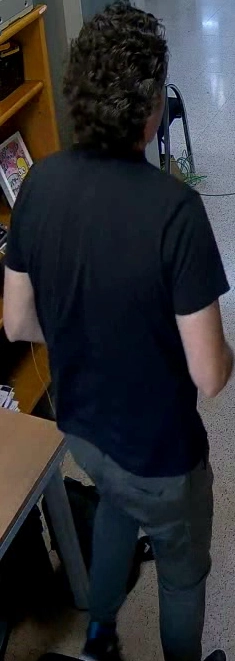
#> input picture data/crops/seq_000/camera_1/100007_000813.webp, 235 x 661 px, given in place of input.mp4, which was not available
$ jupyter execute --allow-errors run_main.ipynb
#> lines starting #> are read from the running program, lines starting #| are printed output that depends on the picture; after the words box and inside, x2 and y2 are one past the last pixel; in counts of white or black regions, pixels touching at a corner belong together
### mot/tracking/tracklet.py
from dataclasses import dataclass
import numpy as np

@dataclass
class TrackletFrame:
    frame_id: int
    bbox: np.ndarray # [left, top, right, bottom]
    confidence: float
    crop_path: str


class Tracklet:
    # [12 lines left out: functions __init__, add_frame, not called in this run]


class TrackletManager:
    def __init__(self):
        self.tracklets = {}

    # [4 lines left out: function get, not called in this run]

    def all(self):
        return self.tracklets.values()

### mot/models/reid.py
import torch
import torchreid
from torchvision import transforms
from PIL import Image

class ReIDModel:
    def __init__(self, device='gpu'):
        self.model = torchreid.utils.feature_extractor.FeatureExtractor(
            model_name="osnet_x1_0",
            device=device,
            model_path='osnet_x1_0_market_256x128_amsgrad_ep150_stp60_lr0.0015_b64_fb10_softmax_labelsmooth_flip.pth'
        )
    def extract(self, images):
        feats = self.model(images)
        return feats.cpu().numpy()

### mot/models/clip_model.py
import open_clip
import torch
from PIL import Image

class CLIPModel:
    def __init__(self, device='gpu'):
        self.model, _, self.preprocess = open_clip.create_model_and_transforms(
            "ViT-H-14-quickgelu", pretrained="dfn5b", device=device
        )
        self.model.eval()
        self.tokenizer = open_clip.get_tokenizer("ViT-H-14-quickgelu")

    # [9 lines left out: functions encode_image, encode_text, not called in this run]

### mot/run_main.ipynb
[cell 1]
import os

VIDEO_FOLDER = './videos_test'
OUTPUT_FOLDER = './output_test'
os.makedirs(OUTPUT_FOLDER, exist_ok=True)
os.makedirs(os.path.join(OUTPUT_FOLDER, 'frames'), exist_ok=True)

[cell 2]
import numpy as np
import glob
import os
import PIL.Image as Image

from mot.config import *
from mot.tracking.tracklet import TrackletManager
from mot.tracking.detector_tracker import run_tracking
from mot.sampling.sampler import sample_best_per_window
from mot.models.reid import ReIDModel
from mot.models.clip_model import CLIPModel

[cell 3]
def save_image_webp(img_bgr, path: str, quality: int = 80, resize_factor: float = 0.5):
    if resize_factor != 1.0:
        img_bgr = cv2.resize(img_bgr, (0, 0), fx=resize_factor, fy=resize_factor)
    img_pil = Image.fromarray(cv2.cvtColor(img_bgr, cv2.COLOR_BGR2RGB))
    os.makedirs(os.path.dirname(path), exist_ok=True)
    img_pil.save(path, format="WEBP", quality=quality)

[cell 4]
manager = TrackletManager()

[cell 5]
# tracking
seqs = sorted(glob.glob(f'{VIDEO_FOLDER}/seq_*'))

for seq_id, seq_path in enumerate(seqs):
    seq_name = os.path.basename(seq_path)
    print(f'Processing sequence {seq_name}')

    os.makedirs(os.path.join(OUTPUT_FOLDER, 'frames', seq_name), exist_ok=True)
    cameras = sorted(glob.glob(f'{seq_path}/camera_*'))
    for cam_id, video_path in enumerate(cameras):
        camera_name = "_".join(os.path.basename(video_path).split('_')[:2])
        camera_frame_folder = os.path.join(OUTPUT_FOLDER, 'frames', seq_name, camera_name)
        os.makedirs(camera_frame_folder, exist_ok=True)
        print(f'  Processing camera {cam_id}')
        for frame_id, frame, boxes, ids, confs in run_tracking(video_path, vid_stride=1, confidence=CONFIDENCE_THRESHOLD, save=True,
                                                           project_name=f'{OUTPUT_FOLDER}/annotated_videos',
                                                           name=seq_name,
                                                           show=False):

            frame_save_path = os.path.join(camera_frame_folder, f'frame_{frame_id:07d}.webp')
            save_image_webp(frame, frame_save_path)
            for box, tid, conf in zip(boxes, ids, confs):
                gid = seq_id*SEQ_ID_OFFSET + cam_id * CAMERA_ID_OFFSET + tid
                x1, y1, x2, y2 = map(int, box)
                crop = frame[y1:y2, x1:x2]

                t = manager.get(gid, seq_id, cam_id)
                t.add_frame(frame_id, box, conf, crop)

#> (a cell that did not finish here is left out)

#> (a cell that did not finish here is left out)

#> (a cell that did not finish here is left out)

#> (a cell that did not finish here is left out)

[cell 10]
os.makedirs(os.path.join(OUTPUT_FOLDER, 'metadata'), exist_ok=True)
os.makedirs(os.path.join(OUTPUT_FOLDER, 'embeddings'), exist_ok=True)

[cell 11]
tracklets = manager.all()


# save into metadata.txt
with open(f"{OUTPUT_FOLDER}/metadata.txt", "a") as f:
    for t in tracklets:
        for frame in t.frames:
            f.write(f"{t.sequence_id} {t.camera_id} {frame.frame_id} {t.global_id} {frame.bbox[0]} {frame.bbox[1]} {frame.bbox[2]} {frame.bbox[3]}\n")

# save into features.txt
with open(f"{OUTPUT_FOLDER}/features.txt", "w") as f:
    for t in tracklets:
        f.write(f"{t.sequence_id} {t.camera_id} {t.global_id} {t.reid_embeddings[0].tolist()} {t.clip_embeddings[0].tolist()}\n")

[cell 12]
for t in manager.all():
    for frame in t.frames:
        print(tuple(frame.bbox.tolist()))

[cell 13]
import cv2

# -----------------------------
# Inputs
# -----------------------------
video_path = "input.mp4"
output_path = "output_with_boxes.mp4"

# Example bounding boxes:
# frame_idx -> list of (x1, y1, x2, y2)
bboxes = {
    0: [(50, 60, 200, 220)],
    1: [(55, 65, 205, 225)],
    2: [(60, 70, 210, 230)],
}

# -----------------------------
# Load video
# -----------------------------
cap = cv2.VideoCapture(video_path)

if not cap.isOpened():
    raise IOError("Cannot open video")

fps = cap.get(cv2.CAP_PROP_FPS)
width = int(cap.get(cv2.CAP_PROP_FRAME_WIDTH))
height = int(cap.get(cv2.CAP_PROP_FRAME_HEIGHT))

# -----------------------------
# Video writer
# -----------------------------
fourcc = cv2.VideoWriter_fourcc(*"mp4v")
out = cv2.VideoWriter(output_path, fourcc, fps, (width, height))

frame_idx = 0

# -----------------------------
# Process frames
# -----------------------------
while True:
    ret, frame = cap.read()
#> frame is the input picture: shape (661, 235, 3); mean B, G, R 49.7, 45.8, 45.1
    if not ret:
        break

    # Draw bounding boxes for this frame
    if frame_idx in bboxes:
        for (x1, y1, x2, y2) in bboxes[frame_idx]:
            cv2.rectangle(
                frame,
                (x1, y1),
                (x2, y2),
                color=(0, 255, 0),
                thickness=2
            )
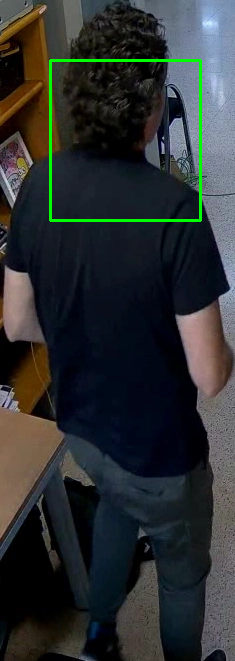
#> frame: shape (661, 235, 3); 1.19% of pixels changed, all inside (x1, y1, x2, y2) = (49, 59, 202, 222)

    # Write to output video
    out.write(frame)

    # Display
    cv2.imshow("Video with Bounding Boxes", frame)
    if cv2.waitKey(1) & 0xFF == ord("q"):
#> (key q is pressed here)
        break

    frame_idx += 1

# -----------------------------
# Cleanup
# -----------------------------
cap.release()
out.release()
cv2.destroyAllWindows()


$ run again, on data/crops/seq_000/camera_1/100027_008416.webp
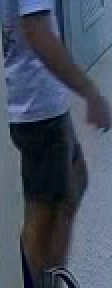
#> input picture data/crops/seq_000/camera_1/100027_008416.webp, 56 x 144 px, given in place of input.mp4, which was not available (shown 2 times larger)
#> frame is the input picture: shape (144, 56, 3); mean B, G, R 95.2, 78, 68.5
#> after the loop `for (x1, y1, x2, y2) in bboxes[frame_idx]:`:
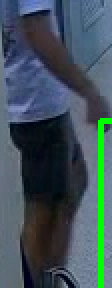
#> frame: shape (144, 56, 3) (shown 2 times larger); 3.3% of pixels changed, all inside (x1, y1, x2, y2) = (49, 59, 56, 144)
